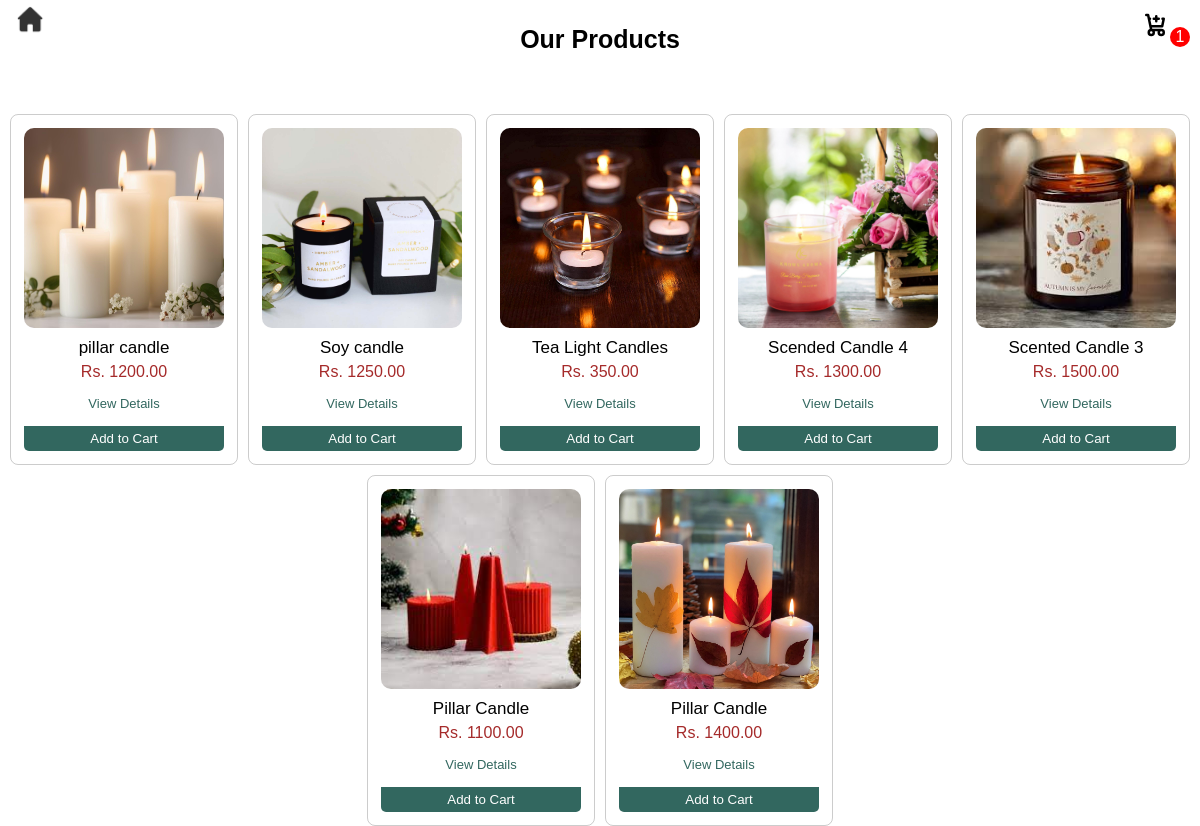
The page /Prod/products.php (signed in) on the database its author committed.
### tables this page shows
CREATE TABLE `products` (
  `prod_id` int(12) NOT NULL,
  `prod_name` varchar(50) NOT NULL,
  `prod_description` varchar(200) NOT NULL,
  `prod_price` int(12) NOT NULL,
  `prod_image` varchar(255) NOT NULL,
  `prod_status` varchar(30) NOT NULL,
  `prod_category` varchar(50) DEFAULT NULL
);

### Prod/prodview.php (the view, shortened to what this page needs)
<div class="prod-page">
<?php
require_once '../db.inc.php';
$sql = "SELECT * FROM `products`";
$result = mysqli_query($conn, $sql);
if (mysqli_num_rows($result) > 0) {
    while ($row = mysqli_fetch_assoc($result)) {
        ?>
        <div class="prodlist">
            <div class="card">
                <img src="../Addmin/Addproducts/products/<?php echo $row['prod_image']; ?>"
                     alt="Product Image"
                     class="product-image">
                <h2 class="product-name"> <?php echo $row['prod_name'] ?></h2>
                <p class="prod-price"> Rs. <?php echo $row['prod_price'] ?>.00 </p>
                <form method = "POST" action="">
                        <button class="viewprod" onclick = openprod() > View Details</button>
                        <button class="addcart" type="submit" name = "addcart">Add to Cart</button>
                    </form>
                </div>
            </div>
        <?php
    }
} else {
    echo "No products found.";
}
?>
</div>

### Prod/Prod.css (style rules this page uses)
* { margin: 0px; padding: 0px; }
body { width:100%; height: 100%; z-index:-2; }
button { cursor: pointer; }
.prod-page { width: 100%; display: flex; justify-content: center; align-items: center; padding-top: 25px; flex-wrap: wrap; gap: 10px; }
.prodlist { display: flex; flex-direction: column; align-items: center; font-family: 'Poppins', sans-serif; max-width: 300px; }
.card { width: auto; display: flex; flex-direction:column ; align-items: center; padding: 3px; border-radius: 8px; border: 1px solid rgba(0, 0, 0, 0.2); overflow: hidden; }
.card img { width:200px; height:200px; padding: 10px; border-radius: 20px; object-fit: cover; }
.prodlist .product-name { margin: 5px; margin-top: 0px; width: 100%; display: flex; align-items: center; justify-content: center; flex-direction: column; font-weight: 500; font-size: 17px; }
.prodlist .prod-price { text-align: center; color: brown; }
.prodlist .addcart { border: none; background-color: #32675F; padding:5px; width: 200px; border-radius: 0px 0px 5px 5px ; margin:10px; color:white; margin-top: 0px; }
.prodlist form { display: flex; flex-direction: column; }
.prodlist .viewprod { padding:5px; width: 200px; border-radius: 0px 0px 10px 10px ; margin:10px; border: none; background-color: transparent; color: #32675F; font-size: 13px; }

### rows shown on the page
products: prod_image (picture), prod_name "pillar candle", prod_price "1200"
products: prod_image (picture), prod_name "Soy candle", prod_price "1250"
products: prod_image (picture), prod_name "Tea Light Candles", prod_price "350"
products: prod_image (picture), prod_name "Scended Candle 4", prod_price "1300"
products: prod_image (picture), prod_name "Scented Candle 3", prod_price "1500"
products: prod_image (picture), prod_name "Pillar Candle", prod_price "1100"
products: prod_image (picture), prod_name "Pillar Candle", prod_price "1400"

### other values the page prints
$row "1"
